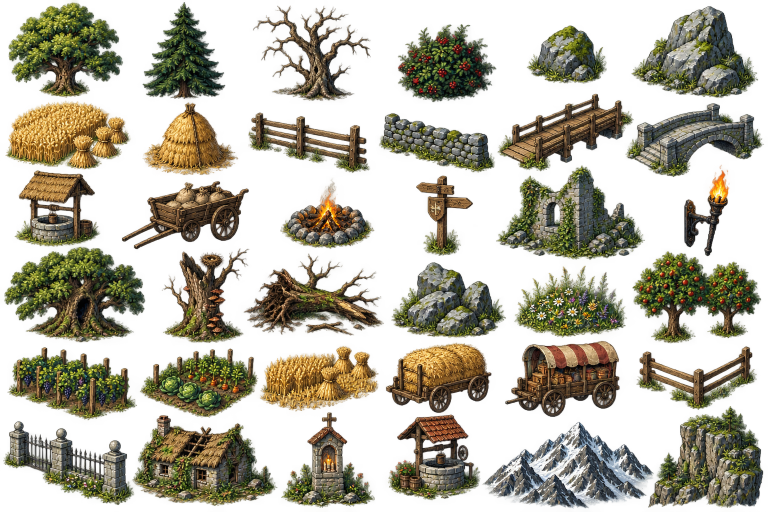
#> input picture tools/art_sources/decorations.png, 1536 x 1024 px (shown at 1/2 size)
$ python -i reforge_assets.py   (imports and definitions only)
#> lines starting #> are read from the running program, lines starting #| are printed output that depends on the picture; after the words box and inside, x2 and y2 are one past the last pixel; in counts of white or black regions, pixels touching at a corner belong together
### tools/atlas_extract.py
"""Extract transparent sprites by connected silhouette, not a brittle fixed crop.
The generation grid assigns identity; complete silhouettes may extend into padding.
"""
from PIL import Image

def slice_objects(path,cols,rows,fallbacks=None):
#> called with cols = 6, rows = 6
 im=Image.open(path).convert('RGBA');w,h=im.size;alpha=im.getchannel('A').tobytes();seen=bytearray(w*h);components=[]
#> in slice_objects, im is the input picture: PIL image 1536x1024 RGBA; mean R, G, B, A 85.9, 79.1, 47.7, 111.8
#> after `w, h = im.size`: w = 1536; h = 1024
 for start,v in enumerate(alpha):
  if v<120 or seen[start]:continue
  seen[start]=1;queue=[start];pts=[];left=right=start%w;top=bottom=start//w
  while queue:
   pos=queue.pop();pts.append(pos);x=pos%w;y=pos//w;left=min(left,x);right=max(right,x);top=min(top,y);bottom=max(bottom,y)
   for yy in range(max(0,y-1),min(h,y+2)):
    for xx in range(max(0,x-1),min(w,x+2)):
     n=yy*w+xx
     if not seen[n] and alpha[n]>=120:seen[n]=1;queue.append(n)
  if len(pts)>=15:components.append({'pts':pts,'box':(left,top,right+1,bottom+1),'size':len(pts)})
#> after the loop, components = 41 items
 groups=[[] for _ in range(cols*rows)]
 for c in components:
  l,t,rr,b=c['box'];col=min(cols-1,int((l+rr)*.5/w*cols));row=min(rows-1,int((t+b)*.5/h*rows));groups[row*cols+col].append(c)
#> this loop made 41 passes
#> (l, t, rr, b, col, row) on passes 1 to 12: (17, 5, 245, 194, 0, 0), (286, 5, 450, 198, 1, 0), (511, 12, 740, 201, 2, 0), (1263, 13, 1510, 196, 5, 0), (796, 49, 992, 204, 3, 0), (1054, 51, 1210, 167, 4, 0), (996, 188, 1266, 342, 4, 1), (11, 204, 259, 338, 0, 1), (289, 205, 472, 350, 1, 1), (1254, 206, 1522, 354, 5, 1), (497, 225, 737, 345, 2, 1), (761, 227, 988, 344, 3, 1)
 out=[]
 for idx,group in enumerate(groups):
  if not group and fallbacks and idx in fallbacks:
   out.append(fallbacks[idx].copy());continue
  assert group,('No sprite in source cell',path,idx)
  primary=max(group,key=lambda c:c['size']);l,t,rr,b=primary['box'];selected=[primary]
  for c in components:
   if c is primary or not 45<c['size']<primary['size']*.2:continue
   a,bb,cc,dd=c['box'];distance=max(0,l-cc,a-rr,t-dd,bb-b)
   if distance<=12:selected.append(c)
  l=max(0,min(c['box'][0] for c in selected)-2);t=max(0,min(c['box'][1] for c in selected)-2);rr=min(w,max(c['box'][2] for c in selected)+2);b=min(h,max(c['box'][3] for c in selected)+2)
  tile=im.crop((l,t,rr,b));mask=Image.new('L',tile.size);pixels=mask.load()
  for c in selected:
   for pos in c['pts']:pixels[pos%w-l,pos//w-t]=255
  tile.putalpha(mask);out.append(tile)
#> this loop made 36 passes
#> pass 1, in slice_objects, `tile = im.crop((l, t, rr, b))`:
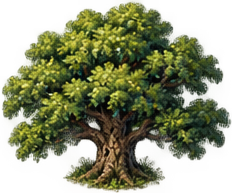
#> tile: PIL image 232x193 RGBA; mean R, G, B, A 75.2, 82, 32.7, 148.3; transparent parts drawn white
#> pass 2, in slice_objects, `tile = im.crop((l, t, rr, b))`:
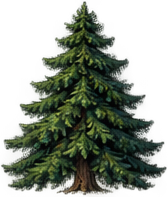
#> tile: PIL image 168x197 RGBA; mean R, G, B, A 37.3, 49.5, 27.2, 121.9; transparent parts drawn white
#> after the loop:
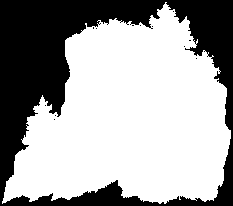
#> mask: PIL image 233x206 L; 64% white; 13 black regions (12 under 20 px), largest, box (x1, y1, x2, y2) and area: (0, 0, 233, 206) 17245
#> after the loop:
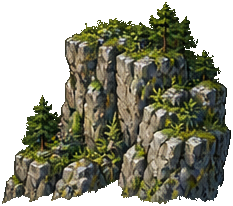
#> tile: PIL image 233x206 RGBA; mean R, G, B, A 83.5, 85.3, 59.7, 163.3; transparent parts drawn white
#> after the loop, out = 36 items
 return out

### tools/reforge_assets.py
#!/usr/bin/env python3
"""Vibrant 0.3 art workshop. Deterministic extraction + material-aware pixel composition.
Sources: three original image-generation atlases (retained alongside this script).
Never changes world topology, gameplay data or save schemas.
"""
from PIL import Image, ImageDraw, ImageFont, ImageOps
from pathlib import Path
import json, random, math, hashlib, csv, colorsys
from atlas_extract import slice_objects
ROOT=Path(__file__).resolve().parents[1];AS=ROOT/'assets';SRC=ROOT/'tools/art_sources'
R=random.Random(20201183);OUT=[]
# [1 line that did not run here, left out]
# [1 line that did not run here, left out]
P={'ink': ['#111e2c', '#182b3b', '#253c4d', '#37566a'], 'stone': ['#403c37', '#59564a', '#7c7a65', '#a2a28a', '#c1bfa0', '#ddd0a9', '#f5e5bf'], 'wood': ['#30231e', '#41291f', '#623c24', '#89502b', '#aa6c38', '#cd9651', '#e8b96d'], 'roof': ['#392335', '#622b32', '#92372f', '#b64a32', '#d26238', '#e88b51'], 'slate': ['#172e49', '#234364', '#365f8a', '#5b8faf', '#9dc2d1'], 'gold': ['#4c3719', '#7d551e', '#b28227', '#d9a837', '#f6d361', '#ffe7a0'], 'leaf': ['#102f2b', '#154832', '#216b47', '#298344', '#3e9e4b', '#65ad4e', '#91c65a', '#c1df7b'], 'grass': ['#32683b', '#44863f', '#559b45', '#65ad4e', '#7dbf55', '#9bcc62', '#b4d377'], 'water': ['#123f69', '#185883', '#216c9e', '#287fb1', '#308cc4', '#40a8ce', '#73cedc', '#b4e6e1'], 'skin': ['#57332a', '#8a4c32', '#bb7850', '#dca16e', '#efbf8b', '#f8d6a7'], 'red': ['#481c2c', '#822b3a', '#b53c40', '#d55b4d', '#ed9270'], 'blue': ['#142e58', '#204a85', '#286eb3', '#549fd0', '#9dd1e2'], 'cloth': ['#303929', '#526743', '#889254', '#bab576', '#dfce9c', '#f5e6c0'], 'fire': ['#7f252a', '#c44129', '#ed7d2c', '#ffc04a', '#ffe993'], 'autumn': ['#574120', '#8d6526', '#bd8b32', '#e4ac44', '#f6d46a']}
RGB=lambda h:tuple(int(h.lstrip('#')[i:i+2],16) for i in (0,2,4))
COLS=[v for colors in P.values() for v in colors]
# [1 line not run here, left out]
REALM=['#285fa9','#b9434b','#29865b','#617fac','#94813b','#b4783f','#843b70','#d6a93d','#4d9a63','#594877','#65aabb','#258e9f']
def blank(w,h):return Image.new('RGBA',(w,h),(0,0,0,0))
# [12 lines left out: functions q, save, not called in this run]
def asset(id):return Image.open(ROOT/next(x['path'] for x in OUT if x['id']==id)).convert('RGBA')
def poly(d,pts,c):d.polygon([(round(x),round(y)) for x,y in pts],fill=c)
def line(d,pts,c,w=1):d.line([(round(x),round(y)) for x,y in pts],fill=c,width=w)
def atlas(name,cols,rows):
 im=Image.open(SRC/(name+'.png')).convert('RGBA');out=[]
 for j in range(rows):
  for i in range(cols):out.append(im.crop((round(i*im.width/cols),round(j*im.height/rows),round((i+1)*im.width/cols),round((j+1)*im.height/rows))))
 return out
# ARCHITECTURE: 42 different source paintings, not variants made by renaming.
# [1 line that did not run here, left out]
new_buildings=['royal_citadel','grand_stone_castle','fortified_manor','noble_estate','merchant_guildhall','medieval_town_hall','great_cathedral','monastery','stone_watchtower','wooden_watchtower','armory','royal_barracks','siege_workshop','horse_stable','large_windmill','watermill','fortified_harbor','medieval_university']
# [18 lines not run here, left out]
# VEGETATION: leaf clusters follow branch structure and the light direction.
# [55 lines left out: functions oak, pine, rock, garden, not called in this run]

def decor(name,seed=0):
 if name in ['oak','ancient_oak']:return oak(seed,ancient=name=='ancient_oak')
 if name=='pine':return pine(seed)
 if name in ['dead_tree','dead_forest_tree']:return oak(seed,dead=True)
 if name in ['small_boulder','large_rock','large_boulder_cluster']:return rock(seed,name!='small_boulder')
 if name in ['wheat_field','wheat_field_detail','vineyard','vegetable_garden']:return garden(name,seed)
 r=random.Random(seed);im=blank(80,96);d=ImageDraw.Draw(im)
 if name in ['bush','wildflower_patch']:
  for j in range(9):
   x=12+j*7;y=76-int(math.sin(j)*5);d.ellipse((x-9,y-9,x+7,y+3),fill=P['leaf'][2]);line(d,[(x-5,y-6),(x,y-8),(x+4,y-5)],P['leaf'][5],2)
   if name=='wildflower_patch':
    for k in range(3):d.rectangle((x+k*2-3,y-7-k,x+k*2-2,y-6-k),fill=['#d4c6a1','#c58b78','#ebd395'][j%3])
 elif name=='apple_orchard':
  im.alpha_composite(oak(seed).resize((48,58),Image.Resampling.NEAREST),(1,27));im.alpha_composite(oak(seed+3).resize((48,58),Image.Resampling.NEAREST),(31,17));d=ImageDraw.Draw(im)
  for x,y in [(18,47),(28,60),(46,37),(61,50),(53,62)]:d.ellipse((x-2,y-2,x+2,y+2),fill=P['red'][3]);d.point((x-1,y-2),fill=P['red'][4])
 elif name=='fallen_tree':
  line(d,[(9,84),(69,58)],P['wood'][1],12);line(d,[(9,80),(69,54)],P['wood'][4],5);line(d,[(14,78),(58,59)],P['wood'][5]);d.ellipse((3,76,17,89),fill=P['wood'][5],outline=P['wood'][1]);d.arc((6,79,14,87),0,350,fill=P['wood'][3]);line(d,[(43,69),(33,48),(22,44)],P['wood'][2],3);line(d,[(54,64),(64,43),(72,42)],P['wood'][2],3)
 elif name in ['haystack','hay_wagon','cart','merchant_cart']:
  wagon=name!='haystack'
  if wagon:
   poly(d,[(8,63),(50,53),(72,64),(30,78)],P['wood'][3]);poly(d,[(8,63),(30,75),(30,84),(8,72)],P['wood'][2]);poly(d,[(30,75),(72,64),(72,73),(30,84)],P['wood'][4]);line(d,[(7,61),(29,72),(73,61)],P['wood'][5],2)
   for x,y in [(19,80),(60,77)]:d.ellipse((x-6,y-8,x+6,y+7),fill=P['wood'][0],outline=P['gold'][2],width=2);line(d,[(x-4,y-5),(x+4,y+5)],P['wood'][4]);line(d,[(x-4,y+4),(x+4,y-5)],P['wood'][4])
  if name in ['haystack','hay_wagon']:
   poly(d,[(12,70),(18,45),(37,34),(58,47),(67,68),(44,78)],P['gold'][2]);poly(d,[(12,70),(18,45),(37,34),(44,78)],P['gold'][3])
   for j in range(23):x=20+j*2;line(d,[(x,68),(x-3,50+abs(x-36)//2)],P['gold'][4] if j%3 else P['wood'][3])
  else:
   poly(d,[(12,59),(15,39),(25,27),(49,23),(63,35),(68,57),(29,68)],P['cloth'][3]);poly(d,[(29,68),(29,41),(34,29),(49,23),(63,35),(68,57)],P['cloth'][4]);line(d,[(13,59),(29,66),(68,56)],P['wood'][5],2)
   for x in [22,40,55]:line(d,[(x,35),(x+5,59)],P['cloth'][2],2)
 elif name in ['fence','wooden_fence_corner','stone_wall','stone_fence','wood_bridge','stone_bridge']:
  stone='stone' in name;colors=P['stone'] if stone else P['wood'];poly(d,[(4,74),(66,52),(76,62),(14,86)],colors[2]);line(d,[(5,71),(66,49),(76,59)],colors[4],3)
  if 'bridge' in name:
   for t in range(11):x=7+t*6;y=74-t*2;line(d,[(x,y),(x+10,y+9)],colors[1]);line(d,[(x,y-8),(x,y+5)],colors[3],2)
   line(d,[(5,64),(68,42)],colors[4],2);line(d,[(15,83),(77,61)],colors[3],2)
  elif stone:
   for row in range(3):
    for j in range(7):x=9+j*8+(row%2)*3;y=70-j*3-row*6;d.rectangle((x,y-5,x+7,y),fill=colors[3],outline=colors[1]);line(d,[(x+1,y-4),(x+6,y-4)],colors[5])
  else:
   for x,y in [(9,72),(28,66),(47,60),(66,54)]:poly(d,[(x-2,y+12),(x-2,y-17),(x,y-21),(x+2,y-17),(x+2,y+12)],colors[4]);line(d,[(x-1,y-16),(x-1,y+10)],colors[5])
   for off in [-10,1]:line(d,[(8,72+off),(67,52+off)],colors[3],4);line(d,[(8,71+off),(67,51+off)],colors[5])
   if name=='wooden_fence_corner':line(d,[(8,60),(34,74)],colors[3],4);line(d,[(8,70),(34,84)],colors[3],4)
 elif name in ['well','village_well','roadside_shrine']:
  d.ellipse((16,66,65,88),fill=P['stone'][1]);d.ellipse((16,61,65,79),fill=P['stone'][4]);d.ellipse((23,65,58,74),fill=P['water'][0]);line(d,[(20,69),(20,37),(59,29),(59,64)],P['wood'][3],4);poly(d,[(8,40),(32,17),(72,30),(62,41),(30,32)],P['roof'][3]);line(d,[(9,38),(32,16),(72,29)],P['roof'][5],2)
  for j in range(5):line(d,[(19+j*7,35-j),(36+j*6,25+j)],P['roof'][1])
  line(d,[(40,39),(40,63)],P['gold'][2]);d.rectangle((36,56,45,67),fill=P['wood'][3],outline=P['wood'][0])
  if name=='roadside_shrine':poly(d,[(25,70),(25,46),(41,33),(56,43),(56,69)],P['stone'][3]);line(d,[(40,43),(40,62)],P['gold'][4],2);line(d,[(33,49),(47,49)],P['gold'][4],2)
 elif name in ['ruins','abandoned_cottage']:
  b=asset('peasant_hut' if name=='abandoned_cottage' else 'stone_keep').resize((76,76),Image.Resampling.NEAREST);im.alpha_composite(b,(2,15));d=ImageDraw.Draw(im)
  poly(d,[(31,18),(49,24),(45,36),(58,42),(44,51),(31,43)],(0,0,0,0));line(d,[(15,78),(21,60),(27,69),(37,77)],P['leaf'][3],3)
  for x,y in [(10,82),(22,86),(61,84),(68,76)]:d.rectangle((x,y,x+6,y+3),fill=P['stone'][3]);line(d,[(x,y),(x+6,y)],P['stone'][5])
 elif name in ['campfire','torch']:
  if name=='torch':line(d,[(40,88),(40,47)],P['wood'][2],5);line(d,[(38,88),(38,48)],P['wood'][4])
  else:
   for a in range(8):x=40+math.cos(a*math.tau/8)*20;y=81+math.sin(a*math.tau/8)*6;d.ellipse((x-4,y-3,x+4,y+3),fill=P['stone'][3]);line(d,[(25,79),(56,84)],P['wood'][4],4)
  for j in range(3):x=32+j*8;poly(d,[(x-8,76),(x-7,58),(x-2,63),(x+2,40+j*3),(x+8,62),(x+6,77)],P['fire'][1]);poly(d,[(x-3,75),(x+1,57),(x+5,76)],P['fire'][3])
 elif name=='signpost':
  line(d,[(38,88),(38,29)],P['wood'][2],5);poly(d,[(14,33),(58,24),(68,30),(59,39),(14,47)],P['wood'][4]);line(d,[(16,34),(57,26)],P['wood'][5]);line(d,[(25,36),(48,31)],P['wood'][1],2)
 return im
# [1 line that did not run here, left out]
new_decor=['ancient_oak','dead_forest_tree','fallen_tree','large_boulder_cluster','wildflower_patch','apple_orchard','vineyard','vegetable_garden','wheat_field_detail','hay_wagon','merchant_cart','wooden_fence_corner','stone_fence','abandoned_cottage','roadside_shrine','village_well']
decor_tiles=slice_objects(SRC/'decorations.png',6,6)
#> decor_tiles = 36 items
# [11 lines left out: function living_foliage, not called in this run]
# [4 lines not run here, left out]
# TERRAIN tiles use low-frequency material patches, tufts, cracks and flow lines.
# [1 line that did not run here, left out]
new_terrain=['dense_oak_forest','ancient_pine_forest','autumn_woodland','rocky_cliffs','snowy_mountain_ridge','alpine_pass','flowering_meadow','wild_grassland','muddy_battlefield','shallow_river_rapids','rocky_coastline','sandy_coastline','forest_clearing','marshland_vegetation']
# [8 lines left out: function mountains, not called in this run]
# [64 lines not run here, left out]
# PORTRAITS: all 18 old faces are repainted, twelve new personalities are additional.
# [1 line that did not run here, left out]
new_portraits=['portrait_warrior_king','portrait_wise_monarch','portrait_ambitious_queen','portrait_young_heiress','portrait_arrogant_duke','portrait_treacherous_noble','portrait_famous_general','portrait_old_marshal','portrait_rich_merchant','portrait_grim_inquisitor','portrait_secret_councillor','portrait_rebel_pretender']
# [3 lines not run here, left out]
# ANIMATED CHARACTERS: articulated poses, layered costume, tool-specific actions.
# [1 line that did not run here, left out]
new_chars=['royal_guard','heavy_infantry','elite_spearman','royal_archer','mounted_knight','light_cavalry','royal_messenger','village_farmer','lumberjack','blacksmith','miner','market_trader','noble_lady','noble_lord','royal_advisor','court_priest','tax_collector','village_guard','rebel_fighter','siege_engineer']
combat=set(['militia','infantry','spearman','archer','cavalry','crossbowman','siege_engine','bandit','scout','royal_guard','heavy_infantry','elite_spearman','royal_archer','mounted_knight','light_cavalry','village_guard','rebel_fighter','siege_engineer'])
# [98 lines left out: function actor, not called in this run]
# [6 lines not run here, left out]
# HERALDRY AND OLD NAVIGATION: painted metal rims and readable medieval charges.
# [1 line that did not run here, left out]
# [54 lines not run here, left out]
# VEHICLES / EFFECTS: multi-frame fire, dust and blade flashes.
# [1 line that did not run here, left out]
# [30 lines not run here, left out]
# NEW MILITARY objects: compact formations and field equipment.
new_military=['infantry_formation','pike_formation','archer_formation','cavalry_formation','royal_army_banner','rebel_army_banner','siege_camp','war_tent','trebuchet','battlefield_ruins']
# [19 lines not run here, left out]
# PREMIUM UI: 9-slice materials, crests and ornament. No input-handling nodes.
new_ui=['ui_ornate_menu_frame','ui_royal_crown','ui_province_frame','ui_portrait_frame','ui_resource_bar','ui_medieval_buttons','ui_dynasty_tree','ui_victory_ornament']
# [9 lines left out: function frame_panel, not called in this run]
# [26 lines not run here, left out]
# EVENTS: all twelve new scenes; older ten retain their IDs with focused compositions.
new_events=['event_royal_coronation','event_capital_siege','event_great_battle','event_royal_marriage','event_noble_betrayal','event_peasant_rebellion','event_medieval_plague','event_royal_funeral','event_harvest_festival','event_diplomatic_summit','event_city_fire','event_empire_foundation']
event_tiles=atlas('events',3,4)
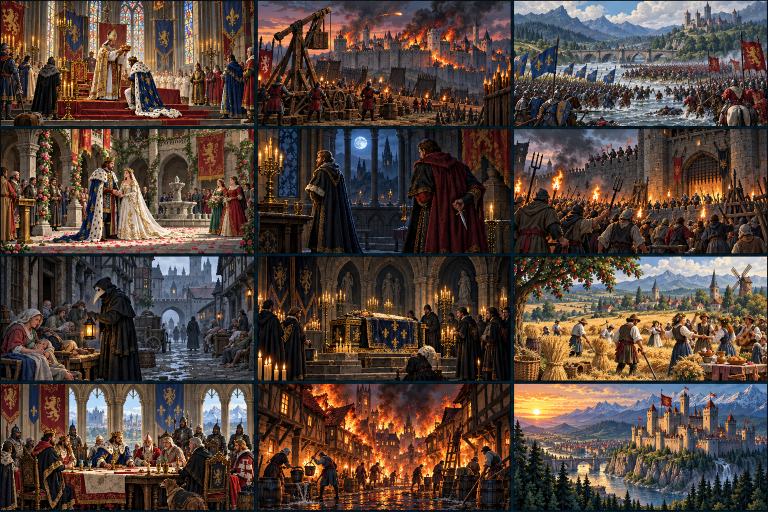
#> input picture tools/art_sources/events.png, 1536 x 1024 px (shown at 1/2 size)
#> after the loop in atlas, `for j in range(rows):`: out = 12 items
#> event_tiles = 12 items
# [2 lines not run here, left out]
# [1 line that did not run here, left out]
# [17 lines not run here, left out]
font=ImageFont.truetype(str(AS/'fonts/DejaVuSans.ttf'),10)
w=1920;cellw=160;cellh=136;rows=math.ceil(len(OUT)/12);catalog=Image.new('RGB',(w,rows*cellh),'#17252c');d=ImageDraw.Draw(catalog)
# [8 lines not run here, left out]

import subprocess,sys
# [3 lines not run here, left out]

>>> result = decor('art_sources/residences_v0_4.png')
#> in decor, `im = blank(80, 96)`: im: PIL image 80x96 RGBA; every value is 0
